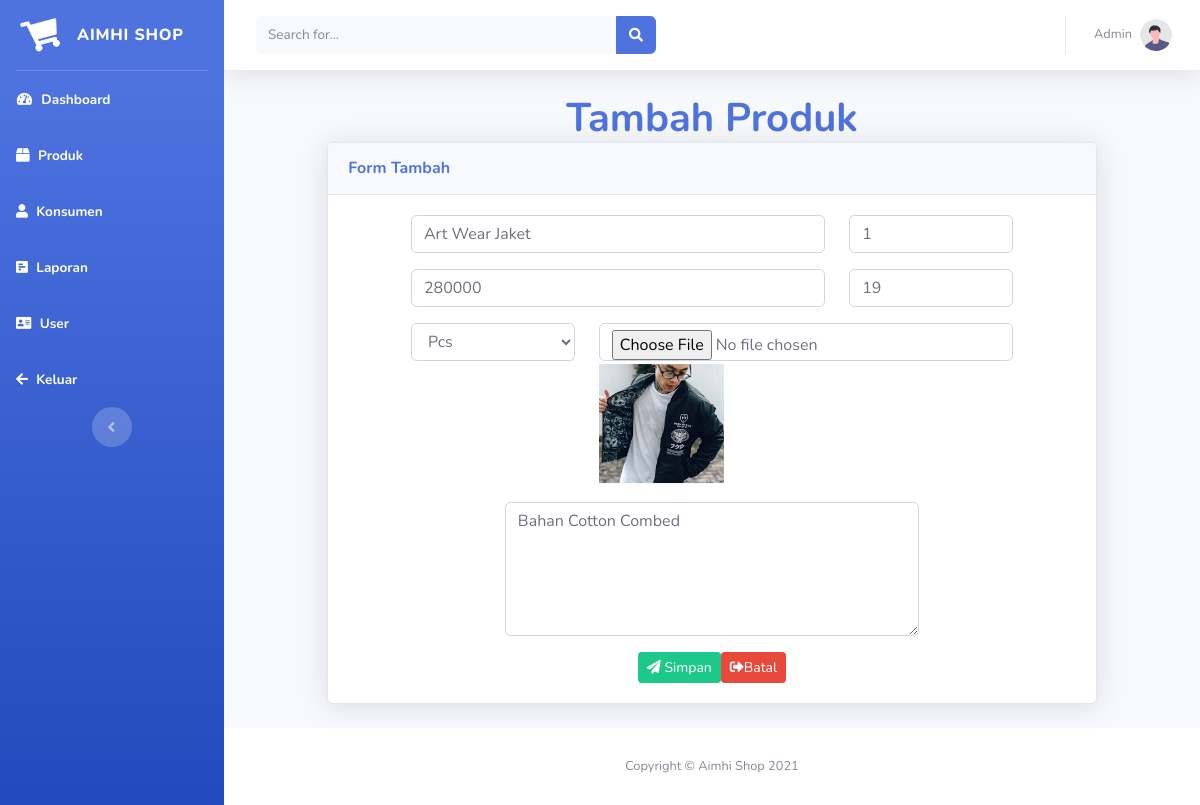
Page /admin/index.php?page=ubah-produk&id=4 (signed in) on the committed database.
### tables this page shows
CREATE TABLE `barang` (
  `br_id` int(6) NOT NULL,
  `br_nm` varchar(50) NOT NULL,
  `br_item` int(4) NOT NULL,
  `br_hrg` int(10) NOT NULL,
  `br_stok` int(9) NOT NULL,
  `br_satuan` varchar(20) NOT NULL,
  `br_gbr` varchar(100) NOT NULL,
  `ket` varchar(250) NOT NULL
);

### admin/editproduk.php (the view, shortened to what this page needs)
<?php
require_once 'koneksi.php';
$id = $_GET['id'];
$sql = mysqli_query($koneksi, "SELECT * FROM barang WHERE br_id = '$id' ");
$data = mysqli_fetch_assoc($sql)
?>
<h1 class="m-0 font-weight-bold text-primary" style="text-align: center;">Tambah Produk</h1>
<div class="row justify-content-center">
	<div class="col-sm-10">
		<div class="card shadow mb-4">
			<div class="card-header py-3">
				<h6 class="m-0 font-weight-bold text-primary">Form Tambah</h6>
			</div>
			<div class="card-body">
				<form class="form" method="post" enctype="multipart/form-data">
					<div class="row justify-content-center">
						<div class="col-sm-7">
							<div class="form-group">
								<input type="text" class="form-control" name="nmproduk" value="<?= $data['br_nm'] ?>" placeholder="Nama Produk">
							</div>
						</div>
						<div class="col-sm-3">
							<div class="form-group">
								<input type="number" class="form-control" name="item" value="<?= $data['br_item'] ?>" placeholder="Item">
							</div>
						</div>
					</div>
					<div class="row justify-content-center">
						<div class="col-sm-7">
							<div class="form-group">
								<input type="number" class="form-control" value="<?= $data['br_hrg'] ?>" name="harga" placeholder="Harga">
							</div>
						</div>
						<div class="col-sm-3">
							<div class="form-group">
								<input type="number" class="form-control" value="<?= $data['br_stok'] ?>" name="stok" placeholder="Stock">
							</div>
						</div>
					</div>
					<div class="row justify-content-center">
						<div class="col-sm-3">
							<div class="form-group">
								<select class="form-control" name="satuan">
									<option value="<?= $data['br_satuan'] ?>"><?= $data['br_satuan'] ?></option>
								</select>
							</div>
						</div>
						<div class="col-sm-7">
							<div class="form-group">
								<input type="file" class="form-control" name="gambar" placeholder="Gambar Produk">
								<img src="../gambar/<?= $data['br_gbr'] ?>" width="125px" alt="Baju">
							</div>
						</div>
					</div>
					<div class="row justify-content-center">
						<div class="col-sm-7">
							<div class="form-group">
								<textarea name="ket" id="" placeholder="Keterangan" class="form-control" cols="30" rows="5"><?= $data['ket'] ?></textarea>
							</div>
						</div>
					</div>
					<div class="row justify-content-center">
						<button class="btn btn-success btn-sm" name="simpan" type="submit"> <i class="fas fa-paper-plane"></i> Simpan</button>
						<a href="index.php?page=produk" class="btn btn-danger btn-sm"> <i class="fas fa-sign-out-alt"></i>Batal</a>
					</div>
				</form>
			</div>
		</div>
	</div>
</div>

### rows in the picture
barang: nmproduk "Art Wear Jaket", item "1", harga "280000", stok "19", satuan "Pcs", br_gbr (picture), ket "Bahan Cotton Combed"
